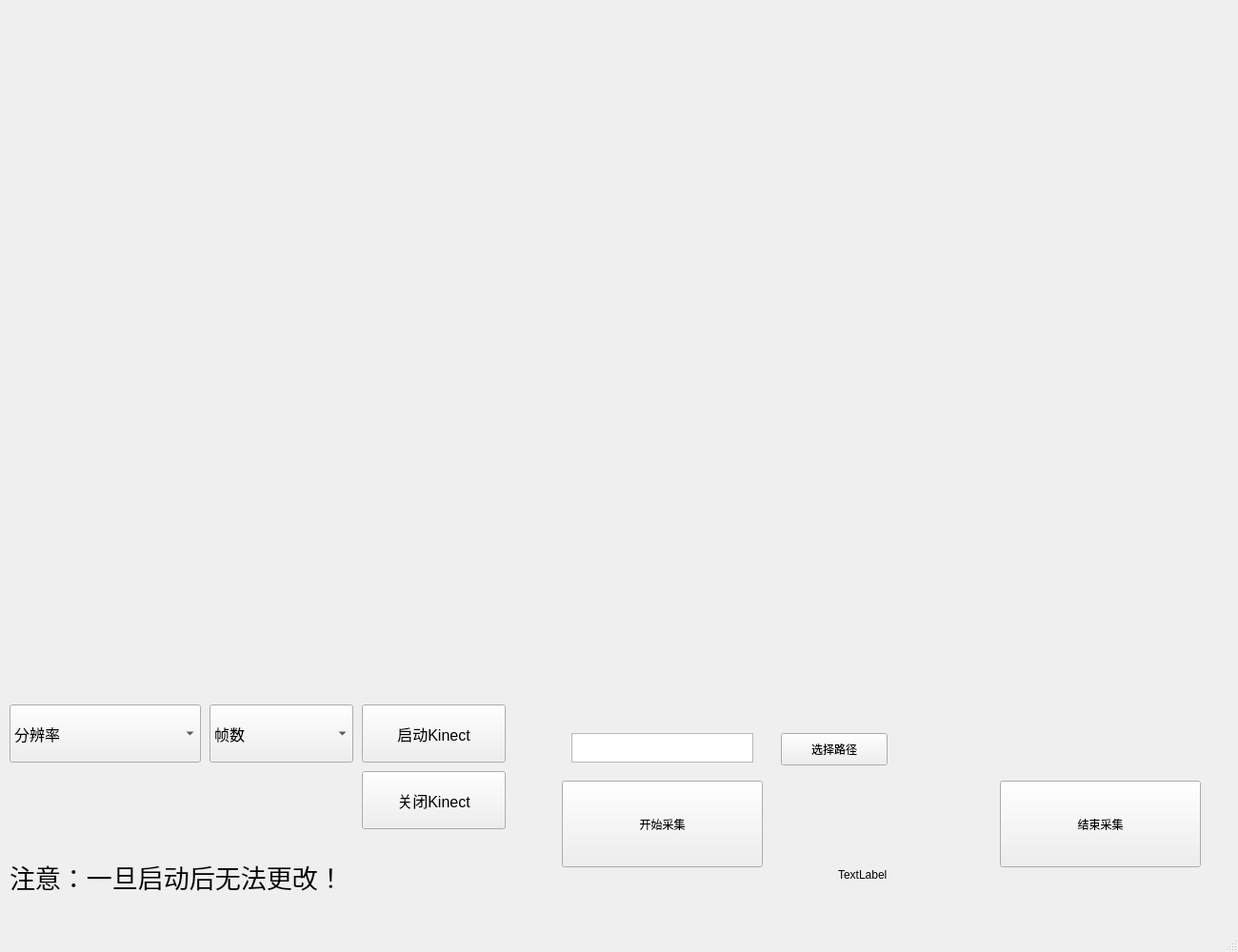
<?xml version="1.0" encoding="UTF-8"?>
<ui version="4.0">
 <class>KinectCapture</class>
 <widget class="QMainWindow" name="KinectCapture">
  <property name="geometry">
   <rect>
    <x>0</x>
    <y>0</y>
    <width>1300</width>
    <height>1000</height>
   </rect>
  </property>
  <property name="windowTitle">
   <string>Kinect Capture by Van</string>
  </property>
  <widget class="QWidget" name="centralwidget">
   <widget class="QPushButton" name="StartCollect">
    <property name="geometry">
     <rect>
      <x>590</x>
      <y>820</y>
      <width>211</width>
      <height>91</height>
     </rect>
    </property>
    <property name="text">
     <string>开始采集</string>
    </property>
   </widget>
   <widget class="QComboBox" name="ResolutionBox">
    <property name="geometry">
     <rect>
      <x>10</x>
      <y>740</y>
      <width>201</width>
      <height>61</height>
     </rect>
    </property>
    <property name="font">
     <font>
      <pointsize>12</pointsize>
     </font>
    </property>
    <item>
     <property name="text">
      <string>分辨率</string>
     </property>
    </item>
    <item>
     <property name="text">
      <string>3072P(4096*3072)</string>
     </property>
    </item>
    <item>
     <property name="text">
      <string>2160P(3840*2160)</string>
     </property>
    </item>
    <item>
     <property name="text">
      <string>1536P(2048*1536)</string>
     </property>
    </item>
    <item>
     <property name="text">
      <string>1440P(2560*1440)</string>
     </property>
    </item>
    <item>
     <property name="text">
      <string>1080P(1920*1080)</string>
     </property>
    </item>
    <item>
     <property name="text">
      <string>720P(1280*720)</string>
     </property>
    </item>
   </widget>
   <widget class="QComboBox" name="FPSBox">
    <property name="geometry">
     <rect>
      <x>220</x>
      <y>740</y>
      <width>151</width>
      <height>61</height>
     </rect>
    </property>
    <property name="font">
     <font>
      <pointsize>12</pointsize>
     </font>
    </property>
    <item>
     <property name="text">
      <string>帧数</string>
     </property>
    </item>
    <item>
     <property name="text">
      <string>30FPS</string>
     </property>
    </item>
    <item>
     <property name="text">
      <string>15FPS</string>
     </property>
    </item>
    <item>
     <property name="text">
      <string>5FPS</string>
     </property>
    </item>
   </widget>
   <widget class="QPushButton" name="StartKinect">
    <property name="geometry">
     <rect>
      <x>380</x>
      <y>740</y>
      <width>151</width>
      <height>61</height>
     </rect>
    </property>
    <property name="font">
     <font>
      <pointsize>12</pointsize>
     </font>
    </property>
    <property name="text">
     <string>启动Kinect</string>
    </property>
   </widget>
   <widget class="QLabel" name="NoticeNoChange">
    <property name="geometry">
     <rect>
      <x>10</x>
      <y>880</y>
      <width>531</width>
      <height>81</height>
     </rect>
    </property>
    <property name="font">
     <font>
      <pointsize>20</pointsize>
     </font>
    </property>
    <property name="text">
     <string>注意：一旦启动后无法更改！</string>
    </property>
   </widget>
   <widget class="QTextBrowser" name="FilePath">
    <property name="geometry">
     <rect>
      <x>600</x>
      <y>770</y>
      <width>191</width>
      <height>31</height>
     </rect>
    </property>
   </widget>
   <widget class="QPushButton" name="ChoosePath">
    <property name="geometry">
     <rect>
      <x>820</x>
      <y>770</y>
      <width>112</width>
      <height>34</height>
     </rect>
    </property>
    <property name="text">
     <string>选择路径</string>
    </property>
   </widget>
   <widget class="QLabel" name="CaptureTime">
    <property name="geometry">
     <rect>
      <x>880</x>
      <y>850</y>
      <width>81</width>
      <height>18</height>
     </rect>
    </property>
    <property name="text">
     <string/>
    </property>
   </widget>
   <widget class="QLabel" name="CapturedPicsNum">
    <property name="geometry">
     <rect>
      <x>880</x>
      <y>910</y>
      <width>81</width>
      <height>18</height>
     </rect>
    </property>
    <property name="text">
     <string>TextLabel</string>
    </property>
   </widget>
   <widget class="QPushButton" name="StopKinect">
    <property name="geometry">
     <rect>
      <x>380</x>
      <y>810</y>
      <width>151</width>
      <height>61</height>
     </rect>
    </property>
    <property name="font">
     <font>
      <pointsize>12</pointsize>
     </font>
    </property>
    <property name="text">
     <string>关闭Kinect</string>
    </property>
   </widget>
   <widget class="QPushButton" name="StartCollect_2">
    <property name="geometry">
     <rect>
      <x>1050</x>
      <y>820</y>
      <width>211</width>
      <height>91</height>
     </rect>
    </property>
    <property name="text">
     <string>结束采集</string>
    </property>
   </widget>
   <widget class="QLabel" name="ShowFigure">
    <property name="geometry">
     <rect>
      <x>5</x>
      <y>10</y>
      <width>1280</width>
      <height>720</height>
     </rect>
    </property>
    <property name="text">
     <string/>
    </property>
   </widget>
  </widget>
  <widget class="QStatusBar" name="statusbar"/>
 </widget>
 <resources/>
 <connections/>
</ui>
